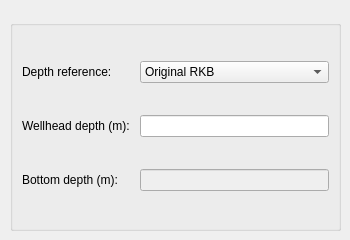
         <widget class="QWidget" name="verticalPage">
          <widget class="QGroupBox" name="groupBox_2">
           <property name="geometry">
            <rect>
             <x>10</x>
             <y>20</y>
             <width>331</width>
             <height>211</height>
            </rect>
           </property>
           <property name="title">
            <string/>
           </property>
           <layout class="QGridLayout" name="gridLayout_4">
            <item row="0" column="0">
             <widget class="QLabel" name="label_2">
              <property name="text">
               <string>Depth reference: </string>
              </property>
             </widget>
            </item>
            <item row="0" column="1">
             <widget class="QComboBox" name="DRVertical">
              <item>
               <property name="text">
                <string>Original RKB</string>
               </property>
              </item>
              <item>
               <property name="text">
                <string>RKB</string>
               </property>
              </item>
              <item>
               <property name="text">
                <string>GL</string>
               </property>
              </item>
              <item>
               <property name="text">
                <string>MSL</string>
               </property>
              </item>
              <item>
               <property name="text">
                <string>THF</string>
               </property>
              </item>
             </widget>
            </item>
            <item row="1" column="0">
             <widget class="QLabel" name="label_3">
              <property name="text">
               <string>Wellhead depth (m): </string>
              </property>
             </widget>
            </item>
            <item row="1" column="1">
             <widget class="QLineEdit" name="WDVertical"/>
            </item>
            <item row="2" column="0">
             <widget class="QLabel" name="label_4">
              <property name="text">
               <string>Bottom depth (m): </string>
              </property>
             </widget>
            </item>
            <item row="2" column="1">
             <widget class="QLineEdit" name="BDVertical">
              <property name="enabled">
               <bool>false</bool>
              </property>
             </widget>
            </item>
           </layout>
          </widget>
         </widget>
